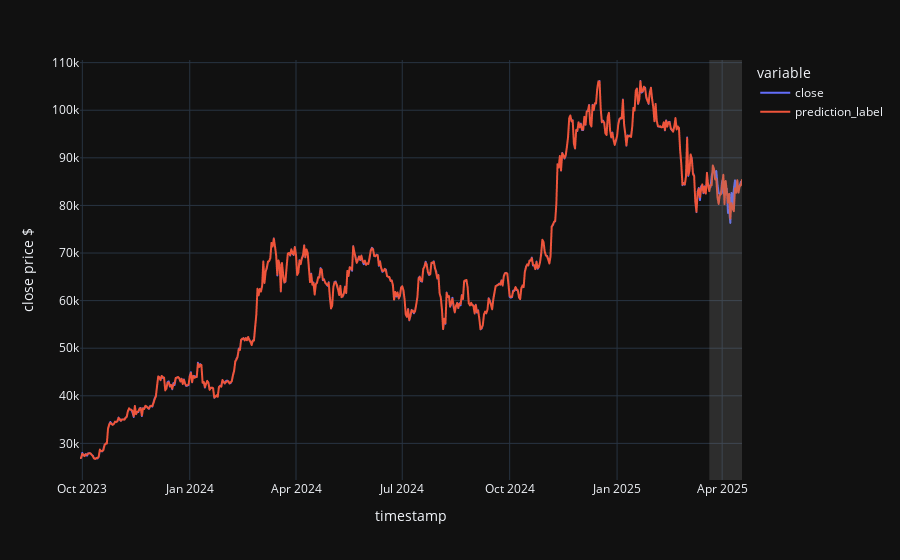

The notebook cell this image was saved under:
### Code cell
# compare with furture data
y_pred_future = xgb_exp.predict_model(final_xgb, data=btc_test)

train_forecast_df = pd.concat([y_pred_final, y_pred_future])
# Insert the last 30 days of the test set into the close column of train_forecast_df
# train_forecast_df.loc[btc_test.index, 'close'] = btc_test['close']

fig = px.line(train_forecast_df, y=['close', 'prediction_label'], template='plotly_dark', labels={"value" : "close price $"})
fig.add_vrect(x0=btc_test.index[0], x1=btc_test.index[-1], fillcolor="grey", opacity=0.25, line_width=0)


fig.show()

### Figure 1 — Plotly figure (JSON) as saved in the notebook; plotly's stock layout.template omitted (floating-point values rounded to 4 significant figures; data arrays with more than 128 entries replaced by an {"elided": "..."} marker saying what was removed)
{"data": [{"hovertemplate": "variable=close<br>timestamp=%{x}<br>close price $=%{y}<extra></extra>", "legendgroup": "close", "line": {"color": "#636efa", "dash": "solid"}, "marker": {"symbol": "circle"}, "mode": "lines", "name": "close", "showlegend": true, "type": "scattergl", "x": {"elided": "568 str values"}, "xaxis": "x", "y": {"elided": "568 float values"}, "yaxis": "y"}, {"hovertemplate": "variable=prediction_label<br>timestamp=%{x}<br>close price $=%{y}<extra></extra>", "legendgroup": "prediction_label", "line": {"color": "#EF553B", "dash": "solid"}, "marker": {"symbol": "circle"}, "mode": "lines", "name": "prediction_label", "showlegend": true, "type": "scattergl", "x": {"elided": "568 str values"}, "xaxis": "x", "y": {"elided": "568 float values"}, "yaxis": "y"}], "layout": {"legend": {"title": {"text": "variable"}, "tracegroupgap": 0}, "margin": {"t": 60}, "shapes": [{"fillcolor": "grey", "line": {"width": 0}, "opacity": 0.25, "type": "rect", "x0": "2025-03-21T00:00:00", "x1": "2025-04-18T00:00:00", "xref": "x", "y0": 0, "y1": 1, "yref": "y domain"}], "xaxis": {"anchor": "y", "domain": [0, 1], "title": {"text": "timestamp"}}, "yaxis": {"anchor": "x", "domain": [0, 1], "title": {"text": "close price $"}}}}
